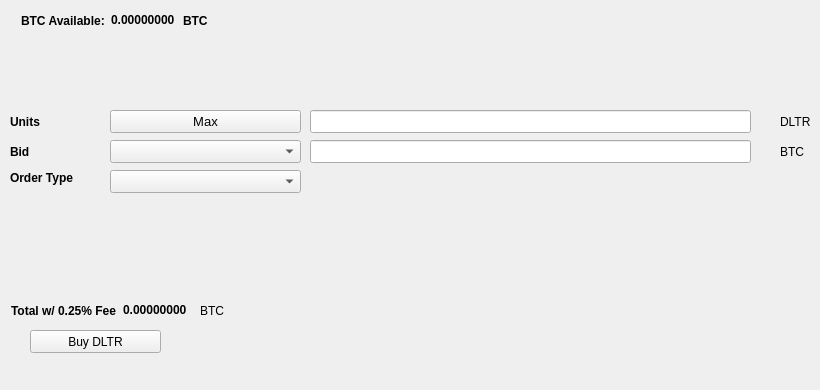
   <widget class="QWidget" name="BuyTab">
    <attribute name="title">
     <string>Buy</string>
    </attribute>
    <widget class="QPushButton" name="BuyDLTR">
     <property name="geometry">
      <rect>
       <x>30</x>
       <y>330</y>
       <width>131</width>
       <height>23</height>
      </rect>
     </property>
     <property name="text">
      <string>Buy DLTR</string>
     </property>
     <property name="icon">
      <iconset resource="../delectrum.qrc">
       <normaloff>:/icons/bitcoin</normaloff>:/icons/bitcoin</iconset>
     </property>
    </widget>
    <widget class="QLabel" name="label_3">
     <property name="geometry">
      <rect>
       <x>10</x>
       <y>110</y>
       <width>46</width>
       <height>23</height>
      </rect>
     </property>
     <property name="font">
      <font>
       <weight>75</weight>
       <bold>true</bold>
      </font>
     </property>
     <property name="text">
      <string>Units</string>
     </property>
    </widget>
    <widget class="QLineEdit" name="UnitsInput">
     <property name="geometry">
      <rect>
       <x>310</x>
       <y>110</y>
       <width>441</width>
       <height>23</height>
      </rect>
     </property>
     <property name="font">
      <font>
       <pointsize>9</pointsize>
       <weight>75</weight>
       <bold>true</bold>
      </font>
     </property>
    </widget>
    <widget class="QLineEdit" name="BuyBidPriceEdit">
     <property name="geometry">
      <rect>
       <x>310</x>
       <y>140</y>
       <width>441</width>
       <height>23</height>
      </rect>
     </property>
     <property name="font">
      <font>
       <pointsize>9</pointsize>
       <weight>75</weight>
       <bold>true</bold>
      </font>
     </property>
    </widget>
    <widget class="QLabel" name="label_4">
     <property name="geometry">
      <rect>
       <x>780</x>
       <y>110</y>
       <width>31</width>
       <height>23</height>
      </rect>
     </property>
     <property name="text">
      <string>DLTR</string>
     </property>
    </widget>
    <widget class="QLabel" name="label_5">
     <property name="geometry">
      <rect>
       <x>780</x>
       <y>140</y>
       <width>31</width>
       <height>23</height>
      </rect>
     </property>
     <property name="text">
      <string>BTC</string>
     </property>
    </widget>
    <widget class="QLabel" name="label_6">
     <property name="geometry">
      <rect>
       <x>10</x>
       <y>140</y>
       <width>46</width>
       <height>23</height>
      </rect>
     </property>
     <property name="font">
      <font>
       <weight>75</weight>
       <bold>true</bold>
      </font>
     </property>
     <property name="text">
      <string>Bid</string>
     </property>
    </widget>
    <widget class="QLabel" name="label_7">
     <property name="geometry">
      <rect>
       <x>10</x>
       <y>170</y>
       <width>91</width>
       <height>16</height>
      </rect>
     </property>
     <property name="font">
      <font>
       <weight>75</weight>
       <bold>true</bold>
      </font>
     </property>
     <property name="text">
      <string>Order Type</string>
     </property>
    </widget>
    <widget class="QPushButton" name="Buy_Max_Amount">
     <property name="geometry">
      <rect>
       <x>110</x>
       <y>110</y>
       <width>191</width>
       <height>23</height>
      </rect>
     </property>
     <property name="font">
      <font>
       <pointsize>10</pointsize>
      </font>
     </property>
     <property name="text">
      <string>Max</string>
     </property>
    </widget>
    <widget class="QComboBox" name="BuyBidcomboBox">
     <property name="geometry">
      <rect>
       <x>110</x>
       <y>140</y>
       <width>191</width>
       <height>23</height>
      </rect>
     </property>
     <property name="font">
      <font>
       <pointsize>10</pointsize>
      </font>
     </property>
    </widget>
    <widget class="QComboBox" name="buyOrdertypeCombo">
     <property name="geometry">
      <rect>
       <x>110</x>
       <y>170</y>
       <width>191</width>
       <height>23</height>
      </rect>
     </property>
     <property name="font">
      <font>
       <pointsize>10</pointsize>
      </font>
     </property>
    </widget>
    <widget class="QWidget" name="layoutWidget1">
     <property name="geometry">
      <rect>
       <x>21</x>
       <y>11</y>
       <width>227</width>
       <height>19</height>
      </rect>
     </property>
     <layout class="QHBoxLayout" name="horizontalLayout_3">
      <item>
       <widget class="QLabel" name="label232">
        <property name="font">
         <font>
          <weight>75</weight>
          <bold>true</bold>
         </font>
        </property>
        <property name="text">
         <string>BTC Available:</string>
        </property>
       </widget>
      </item>
      <item>
       <widget class="QLabel" name="BtcAvailableLbl">
        <property name="palette">
         <palette>
          <active>
           <colorrole role="WindowText">
            <brush brushstyle="SolidPattern">
             <color alpha="255">
              <red>0</red>
              <green>0</green>
              <blue>0</blue>
             </color>
            </brush>
           </colorrole>
           <colorrole role="Button">
            <brush brushstyle="SolidPattern">
             <color alpha="255">
              <red>0</red>
              <green>170</green>
              <blue>0</blue>
             </color>
            </brush>
           </colorrole>
           <colorrole role="Light">
            <brush brushstyle="SolidPattern">
             <color alpha="255">
              <red>0</red>
              <green>255</green>
              <blue>0</blue>
             </color>
            </brush>
           </colorrole>
           <colorrole role="Midlight">
            <brush brushstyle="SolidPattern">
             <color alpha="255">
              <red>0</red>
              <green>212</green>
              <blue>0</blue>
             </color>
            </brush>
           </colorrole>
           <colorrole role="Dark">
            <brush brushstyle="SolidPattern">
             <color alpha="255">
              <red>0</red>
              <green>85</green>
              <blue>0</blue>
             </color>
            </brush>
           </colorrole>
           <colorrole role="Mid">
            <brush brushstyle="SolidPattern">
             <color alpha="255">
              <red>0</red>
              <green>113</green>
              <blue>0</blue>
             </color>
            </brush>
           </colorrole>
           <colorrole role="Text">
            <brush brushstyle="SolidPattern">
             <color alpha="255">
              <red>0</red>
              <green>170</green>
              <blue>0</blue>
             </color>
            </brush>
           </colorrole>
           <colorrole role="BrightText">
            <brush brushstyle="SolidPattern">
             <color alpha="255">
              <red>255</red>
              <green>255</green>
              <blue>255</blue>
             </color>
            </brush>
           </colorrole>
           <colorrole role="ButtonText">
            <brush brushstyle="SolidPattern">
             <color alpha="255">
              <red>0</red>
              <green>0</green>
              <blue>0</blue>
             </color>
            </brush>
           </colorrole>
           <colorrole role="Base">
            <brush brushstyle="SolidPattern">
             <color alpha="255">
              <red>255</red>
              <green>255</green>
              <blue>255</blue>
             </color>
            </brush>
           </colorrole>
           <colorrole role="Window">
            <brush brushstyle="SolidPattern">
             <color alpha="255">
              <red>0</red>
              <green>170</green>
              <blue>0</blue>
             </color>
            </brush>
           </colorrole>
           <colorrole role="Shadow">
            <brush brushstyle="SolidPattern">
             <color alpha="255">
              <red>0</red>
              <green>0</green>
              <blue>0</blue>
             </color>
            </brush>
           </colorrole>
           <colorrole role="AlternateBase">
            <brush brushstyle="SolidPattern">
             <color alpha="255">
              <red>127</red>
              <green>212</green>
              <blue>127</blue>
             </color>
            </brush>
           </colorrole>
           <colorrole role="ToolTipBase">
            <brush brushstyle="SolidPattern">
             <color alpha="255">
              <red>255</red>
              <green>255</green>
              <blue>220</blue>
             </color>
            </brush>
           </colorrole>
           <colorrole role="ToolTipText">
            <brush brushstyle="SolidPattern">
             <color alpha="255">
              <red>0</red>
              <green>0</green>
              <blue>0</blue>
             </color>
            </brush>
           </colorrole>
          </active>
          <inactive>
           <colorrole role="WindowText">
            <brush brushstyle="SolidPattern">
             <color alpha="255">
              <red>0</red>
              <green>0</green>
              <blue>0</blue>
             </color>
            </brush>
           </colorrole>
           <colorrole role="Button">
            <brush brushstyle="SolidPattern">
             <color alpha="255">
              <red>0</red>
              <green>170</green>
              <blue>0</blue>
             </color>
            </brush>
           </colorrole>
           <colorrole role="Light">
            <brush brushstyle="SolidPattern">
             <color alpha="255">
              <red>0</red>
              <green>255</green>
              <blue>0</blue>
             </color>
            </brush>
           </colorrole>
           <colorrole role="Midlight">
            <brush brushstyle="SolidPattern">
             <color alpha="255">
              <red>0</red>
              <green>212</green>
              <blue>0</blue>
             </color>
            </brush>
           </colorrole>
           <colorrole role="Dark">
            <brush brushstyle="SolidPattern">
             <color alpha="255">
              <red>0</red>
              <green>85</green>
              <blue>0</blue>
             </color>
            </brush>
           </colorrole>
           <colorrole role="Mid">
            <brush brushstyle="SolidPattern">
             <color alpha="255">
              <red>0</red>
              <green>113</green>
              <blue>0</blue>
             </color>
            </brush>
           </colorrole>
           <colorrole role="Text">
            <brush brushstyle="SolidPattern">
             <color alpha="255">
              <red>0</red>
              <green>170</green>
              <blue>0</blue>
             </color>
            </brush>
           </colorrole>
           <colorrole role="BrightText">
            <brush brushstyle="SolidPattern">
             <color alpha="255">
              <red>255</red>
              <green>255</green>
              <blue>255</blue>
             </color>
            </brush>
           </colorrole>
           <colorrole role="ButtonText">
            <brush brushstyle="SolidPattern">
             <color alpha="255">
              <red>0</red>
              <green>0</green>
              <blue>0</blue>
             </color>
            </brush>
           </colorrole>
           <colorrole role="Base">
            <brush brushstyle="SolidPattern">
             <color alpha="255">
              <red>255</red>
              <green>255</green>
              <blue>255</blue>
             </color>
            </brush>
           </colorrole>
           <colorrole role="Window">
            <brush brushstyle="SolidPattern">
             <color alpha="255">
              <red>0</red>
              <green>170</green>
              <blue>0</blue>
             </color>
            </brush>
           </colorrole>
           <colorrole role="Shadow">
            <brush brushstyle="SolidPattern">
             <color alpha="255">
              <red>0</red>
              <green>0</green>
              <blue>0</blue>
             </color>
            </brush>
           </colorrole>
           <colorrole role="AlternateBase">
            <brush brushstyle="SolidPattern">
             <color alpha="255">
              <red>127</red>
              <green>212</green>
              <blue>127</blue>
             </color>
            </brush>
           </colorrole>
           <colorrole role="ToolTipBase">
            <brush brushstyle="SolidPattern">
             <color alpha="255">
              <red>255</red>
              <green>255</green>
              <blue>220</blue>
             </color>
            </brush>
           </colorrole>
           <colorrole role="ToolTipText">
            <brush brushstyle="SolidPattern">
             <color alpha="255">
              <red>0</red>
              <green>0</green>
              <blue>0</blue>
             </color>
            </brush>
           </colorrole>
          </inactive>
          <disabled>
           <colorrole role="WindowText">
            <brush brushstyle="SolidPattern">
             <color alpha="255">
              <red>0</red>
              <green>85</green>
              <blue>0</blue>
             </color>
            </brush>
           </colorrole>
           <colorrole role="Button">
            <brush brushstyle="SolidPattern">
             <color alpha="255">
              <red>0</red>
              <green>170</green>
              <blue>0</blue>
             </color>
            </brush>
           </colorrole>
           <colorrole role="Light">
            <brush brushstyle="SolidPattern">
             <color alpha="255">
              <red>0</red>
              <green>255</green>
              <blue>0</blue>
             </color>
            </brush>
           </colorrole>
           <colorrole role="Midlight">
            <brush brushstyle="SolidPattern">
             <color alpha="255">
              <red>0</red>
              <green>212</green>
              <blue>0</blue>
             </color>
            </brush>
           </colorrole>
           <colorrole role="Dark">
            <brush brushstyle="SolidPattern">
             <color alpha="255">
              <red>0</red>
              <green>85</green>
              <blue>0</blue>
             </color>
            </brush>
           </colorrole>
           <colorrole role="Mid">
            <brush brushstyle="SolidPattern">
             <color alpha="255">
              <red>0</red>
              <green>113</green>
              <blue>0</blue>
             </color>
            </brush>
           </colorrole>
           <colorrole role="Text">
            <brush brushstyle="SolidPattern">
             <color alpha="255">
              <red>0</red>
              <green>85</green>
              <blue>0</blue>
             </color>
            </brush>
           </colorrole>
           <colorrole role="BrightText">
            <brush brushstyle="SolidPattern">
             <color alpha="255">
              <red>255</red>
              <green>255</green>
              <blue>255</blue>
             </color>
            </brush>
           </colorrole>
           <colorrole role="ButtonText">
            <brush brushstyle="SolidPattern">
             <color alpha="255">
              <red>0</red>
              <green>85</green>
              <blue>0</blue>
             </color>
            </brush>
           </colorrole>
           <colorrole role="Base">
            <brush brushstyle="SolidPattern">
             <color alpha="255">
              <red>0</red>
              <green>170</green>
              <blue>0</blue>
             </color>
            </brush>
           </colorrole>
           <colorrole role="Window">
            <brush brushstyle="SolidPattern">
             <color alpha="255">
              <red>0</red>
              <green>170</green>
              <blue>0</blue>
             </color>
            </brush>
           </colorrole>
           <colorrole role="Shadow">
            <brush brushstyle="SolidPattern">
             <color alpha="255">
              <red>0</red>
              <green>0</green>
              <blue>0</blue>
             </color>
            </brush>
           </colorrole>
           <colorrole role="AlternateBase">
            <brush brushstyle="SolidPattern">
             <color alpha="255">
              <red>0</red>
              <green>170</green>
              <blue>0</blue>
             </color>
            </brush>
           </colorrole>
           <colorrole role="ToolTipBase">
            <brush brushstyle="SolidPattern">
             <color alpha="255">
              <red>255</red>
              <green>255</green>
              <blue>220</blue>
             </color>
            </brush>
           </colorrole>
           <colorrole role="ToolTipText">
            <brush brushstyle="SolidPattern">
             <color alpha="255">
              <red>0</red>
              <green>0</green>
              <blue>0</blue>
             </color>
            </brush>
           </colorrole>
          </disabled>
         </palette>
        </property>
        <property name="font">
         <font>
          <weight>75</weight>
          <bold>true</bold>
         </font>
        </property>
        <property name="text">
         <string>0.00000000</string>
        </property>
        <property name="textInteractionFlags">
         <set>Qt::LinksAccessibleByMouse|Qt::TextSelectableByKeyboard|Qt::TextSelectableByMouse</set>
        </property>
       </widget>
      </item>
      <item>
       <widget class="QLabel" name="BtcAvailableLbl_2">
        <property name="font">
         <font>
          <weight>75</weight>
          <bold>true</bold>
         </font>
        </property>
        <property name="text">
         <string>BTC</string>
        </property>
       </widget>
      </item>
     </layout>
    </widget>
    <widget class="QWidget" name="layoutWidge2">
     <property name="geometry">
      <rect>
       <x>11</x>
       <y>301</y>
       <width>259</width>
       <height>19</height>
      </rect>
     </property>
     <layout class="QHBoxLayout" name="horizontalLayout_4">
      <item>
       <widget class="QLabel" name="label_9">
        <property name="font">
         <font>
          <weight>75</weight>
          <bold>true</bold>
         </font>
        </property>
        <property name="text">
         <string>Total w/ 0.25% Fee</string>
        </property>
       </widget>
      </item>
      <item>
       <widget class="QLabel" name="BuyCostLabel">
        <property name="palette">
         <palette>
          <active>
           <colorrole role="WindowText">
            <brush brushstyle="SolidPattern">
             <color alpha="255">
              <red>0</red>
              <green>0</green>
              <blue>0</blue>
             </color>
            </brush>
           </colorrole>
           <colorrole role="Button">
            <brush brushstyle="SolidPattern">
             <color alpha="255">
              <red>0</red>
              <green>170</green>
              <blue>0</blue>
             </color>
            </brush>
           </colorrole>
           <colorrole role="Light">
            <brush brushstyle="SolidPattern">
             <color alpha="255">
              <red>0</red>
              <green>255</green>
              <blue>0</blue>
             </color>
            </brush>
           </colorrole>
           <colorrole role="Midlight">
            <brush brushstyle="SolidPattern">
             <color alpha="255">
              <red>0</red>
              <green>212</green>
              <blue>0</blue>
             </color>
            </brush>
           </colorrole>
           <colorrole role="Dark">
            <brush brushstyle="SolidPattern">
             <color alpha="255">
              <red>0</red>
              <green>85</green>
              <blue>0</blue>
             </color>
            </brush>
           </colorrole>
           <colorrole role="Mid">
            <brush brushstyle="SolidPattern">
             <color alpha="255">
              <red>0</red>
              <green>113</green>
              <blue>0</blue>
             </color>
            </brush>
           </colorrole>
           <colorrole role="Text">
            <brush brushstyle="SolidPattern">
             <color alpha="255">
              <red>0</red>
              <green>170</green>
              <blue>0</blue>
             </color>
            </brush>
           </colorrole>
           <colorrole role="BrightText">
            <brush brushstyle="SolidPattern">
             <color alpha="255">
              <red>255</red>
              <green>255</green>
              <blue>255</blue>
             </color>
            </brush>
           </colorrole>
           <colorrole role="ButtonText">
            <brush brushstyle="SolidPattern">
             <color alpha="255">
              <red>0</red>
              <green>0</green>
              <blue>0</blue>
             </color>
            </brush>
           </colorrole>
           <colorrole role="Base">
            <brush brushstyle="SolidPattern">
             <color alpha="255">
              <red>255</red>
              <green>255</green>
              <blue>255</blue>
             </color>
            </brush>
           </colorrole>
           <colorrole role="Window">
            <brush brushstyle="SolidPattern">
             <color alpha="255">
              <red>0</red>
              <green>170</green>
              <blue>0</blue>
             </color>
            </brush>
           </colorrole>
           <colorrole role="Shadow">
            <brush brushstyle="SolidPattern">
             <color alpha="255">
              <red>0</red>
              <green>0</green>
              <blue>0</blue>
             </color>
            </brush>
           </colorrole>
           <colorrole role="AlternateBase">
            <brush brushstyle="SolidPattern">
             <color alpha="255">
              <red>127</red>
              <green>212</green>
              <blue>127</blue>
             </color>
            </brush>
           </colorrole>
           <colorrole role="ToolTipBase">
            <brush brushstyle="SolidPattern">
             <color alpha="255">
              <red>255</red>
              <green>255</green>
              <blue>220</blue>
             </color>
            </brush>
           </colorrole>
           <colorrole role="ToolTipText">
            <brush brushstyle="SolidPattern">
             <color alpha="255">
              <red>0</red>
              <green>0</green>
              <blue>0</blue>
             </color>
            </brush>
           </colorrole>
          </active>
          <inactive>
           <colorrole role="WindowText">
            <brush brushstyle="SolidPattern">
             <color alpha="255">
              <red>0</red>
              <green>0</green>
              <blue>0</blue>
             </color>
            </brush>
           </colorrole>
           <colorrole role="Button">
            <brush brushstyle="SolidPattern">
             <color alpha="255">
              <red>0</red>
              <green>170</green>
              <blue>0</blue>
             </color>
            </brush>
           </colorrole>
           <colorrole role="Light">
            <brush brushstyle="SolidPattern">
             <color alpha="255">
              <red>0</red>
              <green>255</green>
              <blue>0</blue>
             </color>
            </brush>
           </colorrole>
           <colorrole role="Midlight">
            <brush brushstyle="SolidPattern">
             <color alpha="255">
              <red>0</red>
              <green>212</green>
              <blue>0</blue>
             </color>
            </brush>
           </colorrole>
           <colorrole role="Dark">
            <brush brushstyle="SolidPattern">
             <color alpha="255">
              <red>0</red>
              <green>85</green>
              <blue>0</blue>
             </color>
            </brush>
           </colorrole>
           <colorrole role="Mid">
            <brush brushstyle="SolidPattern">
             <color alpha="255">
              <red>0</red>
              <green>113</green>
              <blue>0</blue>
             </color>
            </brush>
           </colorrole>
           <colorrole role="Text">
            <brush brushstyle="SolidPattern">
             <color alpha="255">
              <red>0</red>
              <green>170</green>
              <blue>0</blue>
             </color>
            </brush>
           </colorrole>
           <colorrole role="BrightText">
            <brush brushstyle="SolidPattern">
             <color alpha="255">
              <red>255</red>
              <green>255</green>
              <blue>255</blue>
             </color>
            </brush>
           </colorrole>
           <colorrole role="ButtonText">
            <brush brushstyle="SolidPattern">
             <color alpha="255">
              <red>0</red>
              <green>0</green>
              <blue>0</blue>
             </color>
            </brush>
           </colorrole>
           <colorrole role="Base">
            <brush brushstyle="SolidPattern">
             <color alpha="255">
              <red>255</red>
              <green>255</green>
              <blue>255</blue>
             </color>
            </brush>
           </colorrole>
           <colorrole role="Window">
            <brush brushstyle="SolidPattern">
             <color alpha="255">
              <red>0</red>
              <green>170</green>
              <blue>0</blue>
             </color>
            </brush>
           </colorrole>
           <colorrole role="Shadow">
            <brush brushstyle="SolidPattern">
             <color alpha="255">
              <red>0</red>
              <green>0</green>
              <blue>0</blue>
             </color>
            </brush>
           </colorrole>
           <colorrole role="AlternateBase">
            <brush brushstyle="SolidPattern">
             <color alpha="255">
              <red>127</red>
              <green>212</green>
              <blue>127</blue>
             </color>
            </brush>
           </colorrole>
           <colorrole role="ToolTipBase">
            <brush brushstyle="SolidPattern">
             <color alpha="255">
              <red>255</red>
              <green>255</green>
              <blue>220</blue>
             </color>
            </brush>
           </colorrole>
           <colorrole role="ToolTipText">
            <brush brushstyle="SolidPattern">
             <color alpha="255">
              <red>0</red>
              <green>0</green>
              <blue>0</blue>
             </color>
            </brush>
           </colorrole>
          </inactive>
          <disabled>
           <colorrole role="WindowText">
            <brush brushstyle="SolidPattern">
             <color alpha="255">
              <red>0</red>
              <green>85</green>
              <blue>0</blue>
             </color>
            </brush>
           </colorrole>
           <colorrole role="Button">
            <brush brushstyle="SolidPattern">
             <color alpha="255">
              <red>0</red>
              <green>170</green>
              <blue>0</blue>
             </color>
            </brush>
           </colorrole>
           <colorrole role="Light">
            <brush brushstyle="SolidPattern">
             <color alpha="255">
              <red>0</red>
              <green>255</green>
              <blue>0</blue>
             </color>
            </brush>
           </colorrole>
           <colorrole role="Midlight">
            <brush brushstyle="SolidPattern">
             <color alpha="255">
              <red>0</red>
              <green>212</green>
              <blue>0</blue>
             </color>
            </brush>
           </colorrole>
           <colorrole role="Dark">
            <brush brushstyle="SolidPattern">
             <color alpha="255">
              <red>0</red>
              <green>85</green>
              <blue>0</blue>
             </color>
            </brush>
           </colorrole>
           <colorrole role="Mid">
            <brush brushstyle="SolidPattern">
             <color alpha="255">
              <red>0</red>
              <green>113</green>
              <blue>0</blue>
             </color>
            </brush>
           </colorrole>
           <colorrole role="Text">
            <brush brushstyle="SolidPattern">
             <color alpha="255">
              <red>0</red>
              <green>85</green>
              <blue>0</blue>
             </color>
            </brush>
           </colorrole>
           <colorrole role="BrightText">
            <brush brushstyle="SolidPattern">
             <color alpha="255">
              <red>255</red>
              <green>255</green>
              <blue>255</blue>
             </color>
            </brush>
           </colorrole>
           <colorrole role="ButtonText">
            <brush brushstyle="SolidPattern">
             <color alpha="255">
              <red>0</red>
              <green>85</green>
              <blue>0</blue>
             </color>
            </brush>
           </colorrole>
           <colorrole role="Base">
            <brush brushstyle="SolidPattern">
             <color alpha="255">
              <red>0</red>
              <green>170</green>
              <blue>0</blue>
             </color>
            </brush>
           </colorrole>
           <colorrole role="Window">
            <brush brushstyle="SolidPattern">
             <color alpha="255">
              <red>0</red>
              <green>170</green>
              <blue>0</blue>
             </color>
            </brush>
           </colorrole>
           <colorrole role="Shadow">
            <brush brushstyle="SolidPattern">
             <color alpha="255">
              <red>0</red>
              <green>0</green>
              <blue>0</blue>
             </color>
            </brush>
           </colorrole>
           <colorrole role="AlternateBase">
            <brush brushstyle="SolidPattern">
             <color alpha="255">
              <red>0</red>
              <green>170</green>
              <blue>0</blue>
             </color>
            </brush>
           </colorrole>
           <colorrole role="ToolTipBase">
            <brush brushstyle="SolidPattern">
             <color alpha="255">
              <red>255</red>
              <green>255</green>
              <blue>220</blue>
             </color>
            </brush>
           </colorrole>
           <colorrole role="ToolTipText">
            <brush brushstyle="SolidPattern">
             <color alpha="255">
              <red>0</red>
              <green>0</green>
              <blue>0</blue>
             </color>
            </brush>
           </colorrole>
          </disabled>
         </palette>
        </property>
        <property name="font">
         <font>
          <weight>75</weight>
          <bold>true</bold>
         </font>
        </property>
        <property name="autoFillBackground">
         <bool>false</bool>
        </property>
        <property name="text">
         <string>0.00000000</string>
        </property>
        <property name="textInteractionFlags">
         <set>Qt::LinksAccessibleByMouse|Qt::TextSelectableByMouse</set>
        </property>
       </widget>
      </item>
      <item>
       <widget class="QLabel" name="label_10">
        <property name="font">
         <font>
          <weight>50</weight>
          <bold>false</bold>
         </font>
        </property>
        <property name="text">
         <string>BTC</string>
        </property>
       </widget>
      </item>
     </layout>
    </widget>
    <widget class="QLabel" name="label_24">
     <property name="geometry">
      <rect>
       <x>460</x>
       <y>300</y>
       <width>281</width>
       <height>81</height>
      </rect>
     </property>
     <property name="text">
      <string/>
     </property>
     <property name="pixmap">
      <pixmap>:/images/bittrex</pixmap>
     </property>
    </widget>
   </widget>
